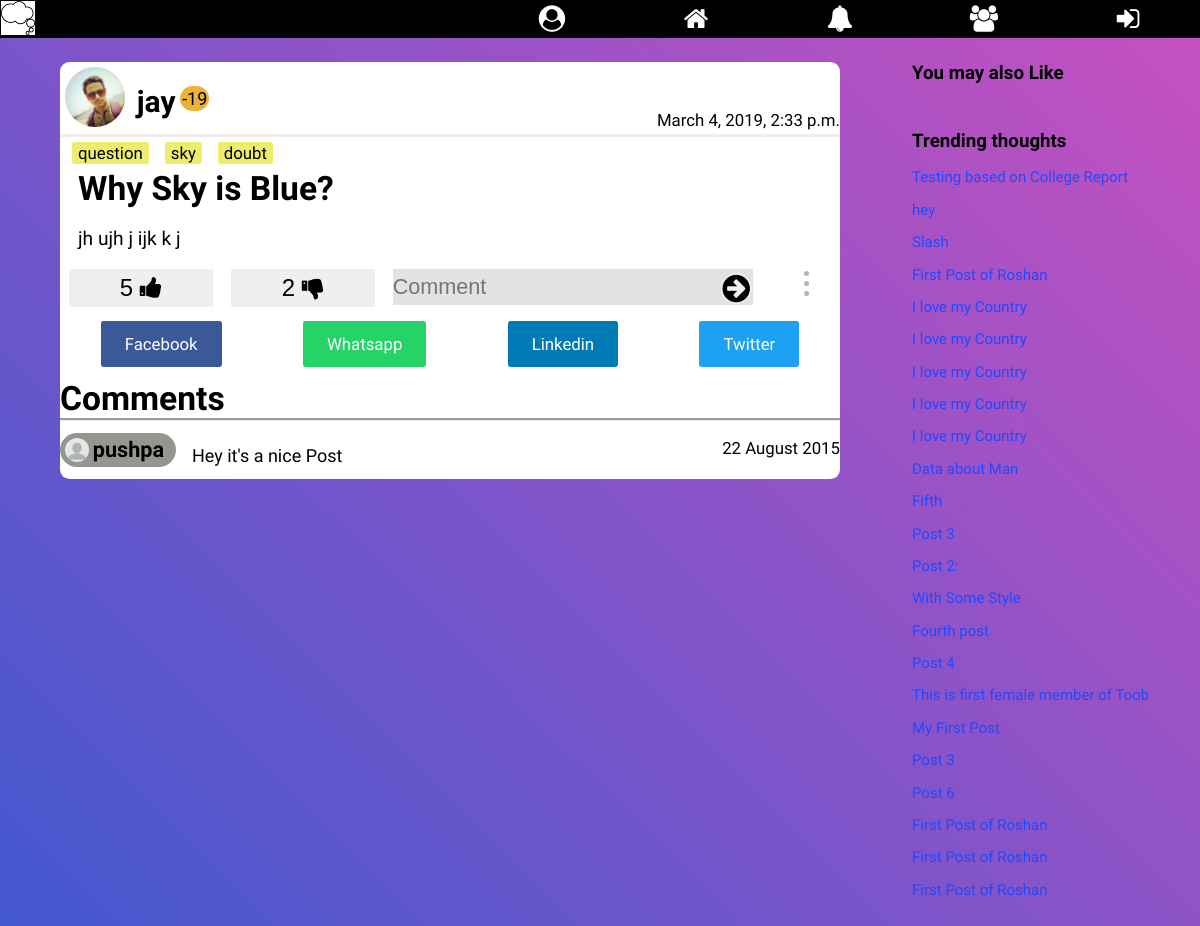
The app's page /details/28/ with its own data.
### home/models.py (models this page shows, shortened)
class Posts(models.Model):
    choices = (
        ("1", ("Question")),
        ("2", ("Creative Idea")),
        ("3", ("Innovation")),
        ("4", ("Nightmare")),
        ("5", ("Thought"))
    )
    title = models.CharField(max_length=250, blank=False)
    content = models.TextField(max_length=15000,
                               help_text="Write Your thought here...")
    creation_time = models.DateTimeField(auto_now_add=True, editable=False)
    likes = models.ManyToManyField(User, blank=True, related_name='likes')
    dis_likes = models.ManyToManyField(User, blank=True,
                                       related_name='dis_likes')
    image = models.ImageField(blank=True,
                              help_text="Use Image for Impowring your Thought")
    last_modified = models.DateTimeField(auto_now=True, editable=False)
    user_profile = models.ForeignKey(Profile, on_delete=models.CASCADE)
    trending_ratio = models.FloatField(default=1)
    type = models.CharField(max_length=50, choices=choices)
    tags = models.CharField(max_length=250)
    views = models.ManyToManyField(User, blank=True)

### signup/models.py (models this page shows)
class Profile(models.Model):
    user = models.OneToOneField(User, on_delete=models.CASCADE)
    gender = models.CharField(max_length=10, blank=True)
    city = models.CharField(max_length=30, blank=True)
    date_of_birth = models.DateField(null=True, blank=True)
    level = models.IntegerField(default=1)
    bio = models.TextField(max_length=410, default='Edit Bio')
    profile_pic = models.ImageField(
        blank=True,
        help_text="Select Your Profile Image",
    )
    date_of_joining = models.DateTimeField(editable=False,
                                           default=timezone.now)
    follows = models.ManyToManyField('Profile')
    def __str__(self):
        return str(self.user)

### details/models.py (models this page shows, shortened)
class Comment(models.Model):
    comment = models.TextField()
    post = models.ForeignKey(Posts, on_delete=models.CASCADE)
    user = models.ForeignKey(User, on_delete=models.CASCADE)
    time_stamp = models.DateTimeField(default=timezone.now)

### details/views.py (the view)
# urls.py: url(r'^(?P<post_id>[0-9]+)/$', views.details_post, name='details_post'),
def details_post(request, post_id):
    print("Inside Details view")
    post = get_object_or_404(Posts, id=post_id)
    comments = Comment.objects.all().filter(post=post_id)
    if request.user.is_authenticated:
        if not (post.views.filter(id=request.user.id).exists()):
            post.views.add(request.user)                # User is Viewing the post
            update_trending_ratio(post, comments)
    share_string = quote_plus(post.title)
    trending = Posts.objects.exclude(id=post_id).order_by("-trending_ratio")
    also_like = Posts.objects.exclude(id=post_id).filter(reduce(operator.or_, (Q(tags__contains=x) for x in post.tags.split())))
    template = loader.get_template('details_post.html')
    context = {
        'post': post,
        'comments': comments,
        'share_string': share_string,
        'tags': post.tags.split(),
        'also_like': also_like,
        'trending': trending,
    }
    return HttpResponse(template.render(context, request))

### Notification/context_processor.py (called while the page is built)
def pass_value(request):
    if request.user.is_authenticated:
        user_prfile = Profile.objects.get(user=request.user)
        my_notif = Notifications.objects.filter(receiver=user_prfile)
        unseen_notif_count = my_notif.filter(view=False).count()
        count = my_notif.count()
        if count >= 13:
            my_notif = my_notif[count-13:]
        context = {
            "my_notif": my_notif,
            "unseen_notif_count": unseen_notif_count
        }
        return context
    else:
        context = {}
        return context

### details/templates/details_post.html (shortened to what this page needs)
{% extends 'base.html' %}
{% block content %}
{% load static %}
<link rel="stylesheet" href="{% static 'details/details_post_style.css' %}">
<div class="panel">
  <div class="posts-container">
    <div class="posts" id="main_post">
      <div class="post-header">
        <a href="/profile/{{ post.user_profile.id }}">
        {% if post.user_profile.profile_pic %}
          <img src="{{ post.user_profile.profile_pic.url }}" class="profile-pic" alt="Image not found">
        {% else %}
          <img src="{% static 'toob/images/default-profile.png' %}" class="profile-pic" alt="Image not found">
        {% endif %}
      </a>
        <a href="/profile/{{ post.user_profile.id }}"><h3 class="user-name">{{ post.user_profile }}</h3></a><span class="level">{{ post.user_profile.level }}</span>
        <span class="date">{{ post.creation_time }}</span>
      </div>
      {% for tag in tags %}
        <span class="tag">{{ tag }}</span>
      {% endfor %}
      <h2 class="thought-title">{{ post.title }}</h2>
      <p class="content" id="1">
        {{ post.content }}
      </p>
      <div class="post-footer">
        {% include 'like_section.html' %}
        {% include 'dis_like_section.html' %}
        <form class="comment-form" action="{% url 'comment_submit' post.id  %}" method="POST">
          <input type="text" id="comment" name="comment" placeholder="Comment">
          <button type="submit" id="comment-submit" class="btn comment-submit">
            <i class="fa fa-arrow-circle-right fa-lg"></i>
          </button>
        </form>
        <ul class="icons more-btn" id="more{{ post.id }}">
          <li></li>
          <li></li>
          <li></li>
        </ul>
      </div>
      <div class="shareLinks" id="sharelink{{ post.id }}">
        <a id="fb" href="https://www.facebook.com/sharer/sharer.php?u={{ request.build_absolute_uri }}">
          Facebook
        </a>
        <a id="whatsapp" href="https://wa.me/whatsappphonenumber/?text={{ post.title }}">
          Whatsapp
        </a>
        <a id="linkden" href="https://www.linkedin.com/shareArticle?mini=true&url={{ request.build_absolute_uri }}&title={{ post.title }}&summary={{ share_string }}&source={{ request.build_absolute_uri }}">
          Linkedin
        </a>
        <a id="twitter" href="https://twitter.com/home?status={{ share_string }}%20{{ request.build_absolute_uri }}">
          Twitter
        </a>
      </div>
      {% include 'comment_section.html' %}
    </div>
  </div>
  <div class="side-bar">
    <div class="also-like">
      <h3>You may also Like</h3>
    </div>
    <div class="also-like">
      <h3>Trending thoughts</h3>
      {% for thought in trending %}
        <a class="more-thought" href="{% url 'details_post' thought.id %}">{{ thought.title }}</a><br>
      {% endfor %}
    </div>
  </div>
</div>
{% endblock %}

### templates/like_section.html (shortened to what this page needs)
<form id="like-form{{ post.id }}">
  {% if user.is_authenticated %}
  <button type="submit" id="{{ post.id }}btn" name="like" value="{{ post.id }}" class="btn upvote">{{ post.likes.count }}&nbsp;<i class="fa fa-thumbs-up"></i></button>
  <script type="text/javascript">
    function likingPost(id){
      var liked = document.getElementById(id);
      liked.style.background = "rgb(34, 233, 42)";
    }
    function dis_likingPost(id){
      var dis_liked = document.getElementById(id);
      dis_liked.style.background = "rgb(255, 0, 0)"
    }
    {% for like in post.likes.all %}
      {% if like != user %}
      {% else %}
        likingPost("{{ post.id }}btn");
      {% endif %}
    {% endfor %}
// Adding AJAX for Like button
    $(document).ready(function(event){
      $(document).on('click', '#{{ post.id }}btn', function(event){
        event.preventDefault();
        event.stopImmediatePropagation();
        pk = $(this).attr('value');
        $.ajax({
          type: 'POST',
          url: '{% url "like_post" %}',
          data: {
            'id': pk,
            'csrfmiddlewaretoken': '{{ csrf_token }}'
          },
          success:function(response){
            $('#like-form{{ post.id }}').html(response['like_form']);
            $('#dis_like-form{{ post.id }}').html(response['dis_like_form']);
            console.log('Request sent to Like_post')
            // $('#{{ post.id }}btn').style.color = 'green';
          },
          error: function(er, e){
            console.log(er.responseText);
          }
        });
      });
    });
  </script>
  {% else %}
    <button type="button" id="{{ post.id }}btn" onclick="location.href='{% url 'login' %}';" name="like" class="btn upvote">{{ post.likes.count }}&nbsp;<i class="fa fa-thumbs-up"></i></button>
  {% endif %}
</form>

### templates/dis_like_section.html (shortened to what this page needs)
<form id="dis_like-form{{ post.id }}">
  {% if user.is_authenticated %}
  <button type="submit" id="{{ post.id }}btn2" name="like" value="{{ post.id }}" class="btn upvote">{{ post.dis_likes.count }}&nbsp;<i class="fa fa-thumbs-down"></i></button>
  <script type="text/javascript">
    {% for dis_like in post.dis_likes.all %}
      {% if dis_like != user %}
      {% else %}
        dis_likingPost("{{ post.id }}btn2");
      {% endif %}
    {% endfor %}
// Adding AJAX for Like button
    $(document).ready(function(event){
      $(document).on('click', '#{{ post.id }}btn2', function(event){
        event.preventDefault();
        event.stopImmediatePropagation();
        pk = $(this).attr('value');
        $.ajax({
          type: 'POST',
          url: '{% url "dis_like_post" %}',
          data: {
            'id': pk,
            'csrfmiddlewaretoken': '{{ csrf_token }}'
          },
          success:function(response){
            $('#dis_like-form{{ post.id }}').html(response['dis_like_form']);
            $('#like-form{{ post.id }}').html(response['like_form']);
            console.log('Request sent to Dis_Like_post')
            // $('#{{ post.id }}btn').style.color = 'green';
          }, error: function(er, e){
            console.log(er.responseText);
          }
        });
      });
    });
  </script>
  {% else %}
    <button type="button" id="{{ post.id }}btn2" onclick="location.href='{% url 'login' %}';" name="like" class="btn upvote">{{ post.dis_likes.count }}&nbsp;<i class="fa fa-thumbs-down"></i></button>
  {% endif %}
</form>

### templates/comment_section.html
{% load static %}
<div class="comments" id="comment">
  <h2>Comments</h2>
  {% for com in comments reversed %}
  <div class="comment-container">
    <div class="comment-header">
      <img src="{% static 'toob/images/default-profile.png' %}" class="comment-profile-pic" alt="Image not Found" />
      <h3 class="comment-user-name">{{ com.user }}</h3>
    </div>
    <span class="comment-date">22 August 2015</span>
    <p class="comment-content">
       {{ com.comment }}
    </p>
  </div>
  {% endfor %}
</div>

### static/basestyle.css (style rules this page uses)
body { margin: 0px; padding: 0px; background: linear-gradient(-135deg, #c850c0, #4158d0); font-family: 'Arapey', sans-serif; }
a { text-decoration: none; color: inherit; width: inherit; height: inherit; }

### details/static/details/details_post_style.css (style rules this page uses)
.panel { display: flex; justify-content: center; height: auto; }
.posts-container { flex: 3; }
.posts { font-family: 'Dosis', sans-serif; margin-left: auto; margin-right: auto; margin-top: 2vw; margin-bottom: 2vw; width: 65vw; height: auto; background-color: #fff; border-radius: 0.8vw; }
.post-header { display: flex; justify-content: flex-start; border-bottom: inset; }
.profile-pic { margin: 0.4vw 0 0 0.4vw; border-radius: 50%; height: 5vw; width: 5vw; }
.user-name { margin: 1.8vw 0 0 1vw; padding: 0; font-size: 2.5vw; }
.tag { margin-left: 1vw; padding: 0.1vw 0.5vw; position: relative; top: 0.5vw; background-color: rgb(237, 236, 108); font-size: 1.4vw; border-radius: 0.2vw; }
.level { background-color: rgb(236, 179, 53); border-radius: 2vw; padding: 0.15vw; margin-left: 0.4vw; height: 1.8vw; font-size: 1.5vw; text-align: center; position: relative; top : 2vw; }
.date { margin-top: 4vw; margin-left: auto; height: 2vw; font-size: 1.4vw; }
.thought-title { margin: 1vw 0 0 1.5vw; font-size: 2.8vw; }
.content { margin-left: 1.5vw; text-align: justify; padding-right: 2vw; font-size: 1.6vw; height: auto; }
.post-footer { width: inherit; height: 2.6vw; background-color: #fff; height: auto; display: flex; justify-content: space-around; border-radius: 2vw; padding-bottom: 0.2vw; }
.btn { border-style: none; height: 3.1vw; width: 12vw; font-size: 2vw; }
.comment-form { display: inline; height: inherit; }
input[name="comment"] { border: none; background-color: rgb(227, 226, 226); height: 3vw; width: 30vw; padding: 0; font-size: 1.8vw; }
.comment-submit { padding: 0px; border-radius: 50%; width: 2.6vw; height: 2.6vw; position: relative; right: 3vw; top: 0.2vw; }
.more-btn { margin: 0; padding: 0; height: 2.5vw; width: 2.1vw; line-height: 0.8vw; color: rgb(183, 178, 186); position: relative; right: 1.5vw; font-size: 1.3vw; }
.more-btn > li { position: relative; left: 2.65vw; }
.shareLinks { display: flex; justify-content: space-around; }
.shareLinks a { margin: 1vw; padding: 1.1vw 2vw; color: #fff; font-size: 1.4vw; border-radius: 0.2vw; }
#fb { background-color: #3b5998; }
#whatsapp { background-color: #25d366; }
#linkden { background-color: #007bb5; }
#twitter { background-color: #1da1f2; }
.comments > h2 { margin: 0; font-size: 2.8vw; }
.comment-container { border-top: groove; padding: 1vw 0vw 1vw 0vw; }
.comment-header { width: auto; padding: 0 1vw 0 0; display: inline-block; height: auto; background-color: rgb(150, 150, 144); border-radius: 10vw; }
.comment-profile-pic { margin: 0.4vw 0 0 0.4vw; border-radius: 50%; height: 2vw; width: 2vw; }
.comment-user-name { display: inline; position: relative; bottom: 0.4vw; padding: 0; font-size: 1.8vw; }
.comment-content { display: inline-block; margin: 0.5vw 0 0 1vw; font-size: 1.5vw; line-height: 1.8vw; }
.comment-date { float: right; margin-top: 0.4vw; margin-left: auto; height: 2vw; font-size: 1.4vw; }
.side-bar { flex: 1; }
.also-like { margin: 2vw auto 2vw auto; width: 23vw; height: auto; padding-bottom: 1vw; }
.also-like > h3 { margin: 0 0 0.8vw 0; }
.more-thought { font-size: 1.25vw; display: inline-block; margin: 0.6vw 0 0.6vw 0; text-decoration: none; color: rgb(32, 74, 254); }

### records on screen
Posts: user_profile.profile_pic (picture), user_profile "jay", user_profile.level "-19", creation_time "March 4, 2019, 2:33 p.m.", title "Why Sky is Blue?", content "jh ujh j ijk k j", likes.count "5", dis_likes.count "2"
Comment: user "pushpa", comment "Hey it's a nice Post"
Posts: title "Testing based on College Report"
Posts: title "hey"
Posts: title "Slash"
Posts: title "First Post of Roshan"
Posts: title "I love my Country"
Posts: title "I love my Country"
Posts: title "I love my Country"
Posts: title "I love my Country"
Posts: title "I love my Country"
Posts: title "Data about Man"
Posts: title "Fifth"
Posts: title "Post 3"
Posts: title "Post 2:"
Posts: title "With Some Style"
Posts: title "Fourth post"
Posts: title "Post 4"
Posts: title "This is first female member of Toob"
Posts: title "My First Post"
Posts: title "Post 3"
Posts: title "Post 6"
Posts: title "First Post of Roshan"
Posts: title "First Post of Roshan"
Posts: title "First Post of Roshan"

### other values on screen
{{ tag }} "question" "sky" "doubt"
